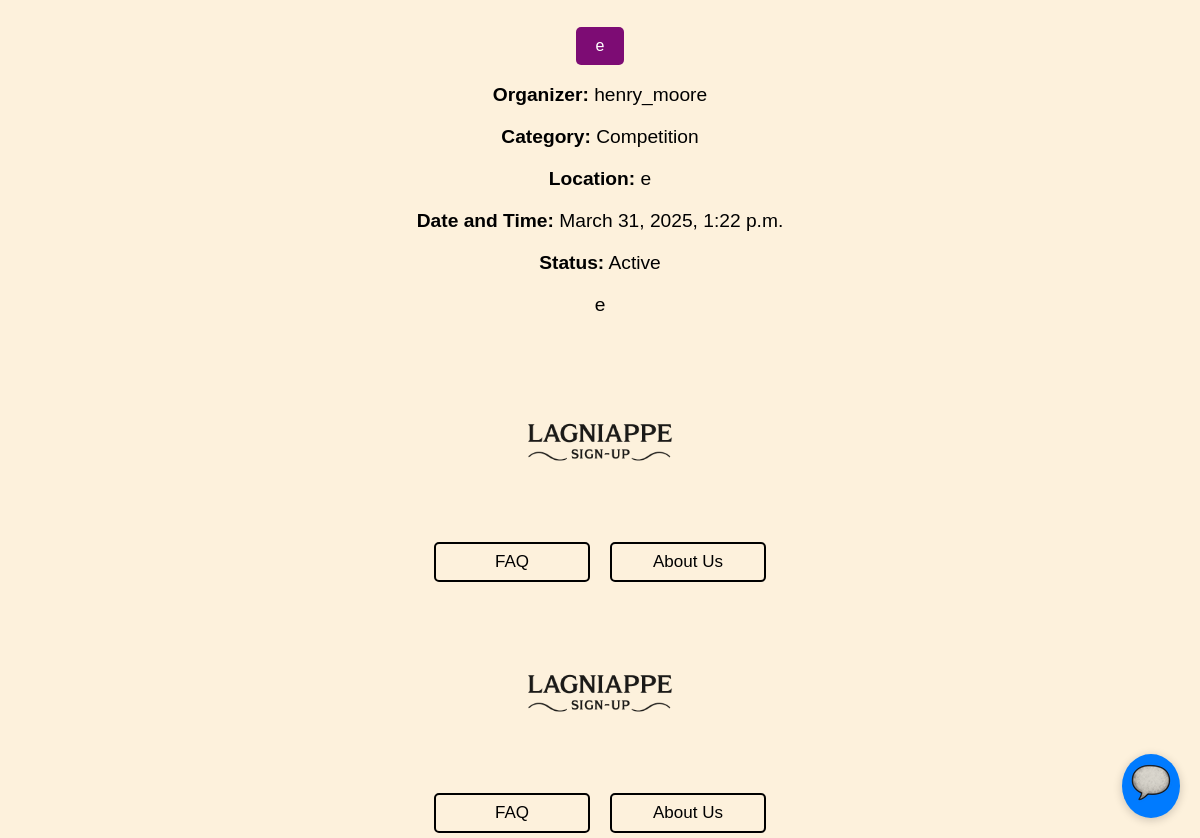
The app's page /event/list (lower part), older data.
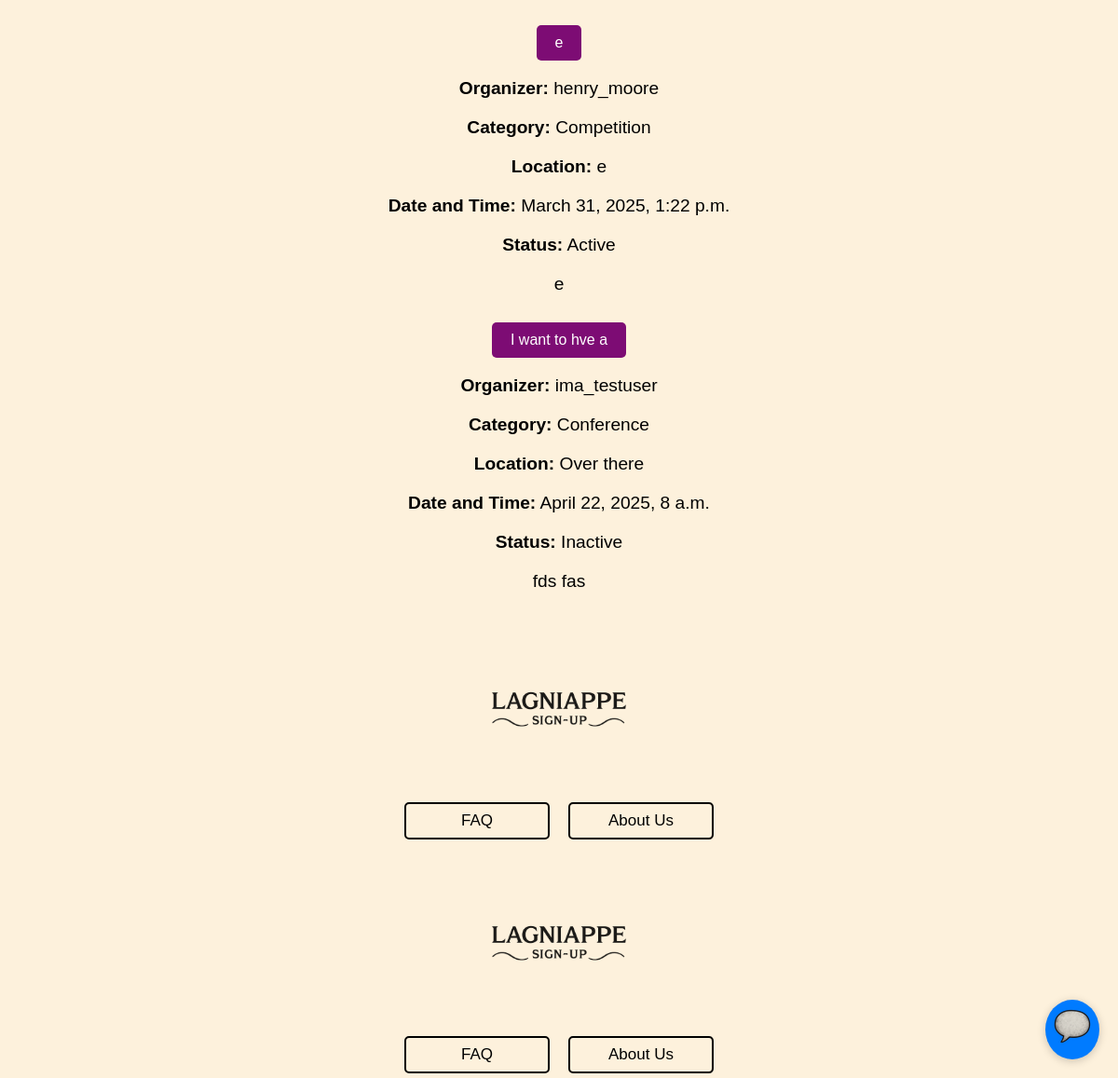
The same page, newer data.
### events/models.py (models this page shows)
class Event(models.Model):
    EventID = models.AutoField(("eventID"), primary_key=True)
    OrganizerID = models.ForeignKey(Users, on_delete=models.CASCADE)
    CategoryID = models.ForeignKey(Category, on_delete=models.CASCADE)
    Title = models.CharField(("title"), max_length=100)
    Description = models.CharField(("description"), max_length=500)
    Location = models.CharField(("location"), max_length=100)
    DateTime = models.DateTimeField(("datetime"), null=True)
    EventStatus = models.BooleanField(("eventstatus"), default=True)

class Users(AbstractUser): # AbstractUser comes with a whole bunch of attributes
    UserID = models.AutoField(("userID"), primary_key=True) # autofield automatically increments an int as a new row is created
    groups = models.ManyToManyField(
        'auth.Group',
        related_name='event_users',  # Custom related_name for reverse accessor
        blank=True
    )
    user_permissions = models.ManyToManyField(
        'auth.Permission',
        related_name='event_user_permissions',  # Custom related_name for reverse accessor
        blank=True
    )

class Category(models.Model):
    CategoryID = models.AutoField(("eventID"), primary_key=True)
    Name = models.CharField(("name"), unique=True, max_length=200)

### lagniappe_signup/views.py (the view)
# urls.py: path('event/list', views.list_event.as_view(), name="event-list"),
class list_event(ListView):
    model = Event
    template_name = "event_list.html"
    context_object_name = "events"
    paginate = 20

### templates/event_list.html (shortened to what this page needs)
{% extends "base.html" %}
{% block content %}
  {% if events %}
    <ul style="list-style-type: none; padding-left: 0;">
      {% for event in events %}
        <li>
          <button onclick="window.location.href='{% url 'event-detail' event.EventID%}'" class="btn btn-info">{{ event.Title }}</button>
          <p><strong>Organizer:</strong> {{ event.OrganizerID }}</p>
          <p><strong>Category:</strong> {{ event.CategoryID.Name }}</p>
          <p><strong>Location:</strong> {{ event.Location }}</p>
          <p><strong>Date and Time:</strong> {{ event.DateTime }}</p>
          <p><strong>Status:</strong> {% if event.EventStatus %}Active{% else %}Inactive{% endif %}</p>
          <p>{{ event.Description }}</p>
        </li>
      {% endfor %}
    </ul>
  {% else %}
    <p>No events available.</p>
  {% endif %}
  {% include "footer.html" %}
{% endblock %}

Row changes from the older to the newer data that the page shows:
added Event: Title "I want to hve a", OrganizerID "ima_testuser", CategoryID.Name "Conference", Location "Over there", DateTime "April 22, 2025, 8 a.m.", EventStatus "Inactive", Description "fds fas"
